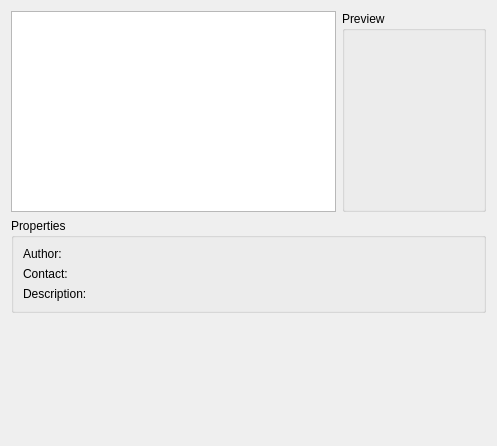
<ui version="4.0" >
 <class>KMahjonggTilesetSelector</class>
 <widget class="QWidget" name="KMahjonggTilesetSelector" >
  <property name="geometry" >
   <rect>
    <x>0</x>
    <y>0</y>
    <width>497</width>
    <height>446</height>
   </rect>
  </property>
  <property name="maximumSize" >
   <size>
    <width>800</width>
    <height>600</height>
   </size>
  </property>
  <layout class="QVBoxLayout" >
   <item>
    <layout class="QHBoxLayout" >
     <item>
      <widget class="QListWidget" name="tilesetList" >
       <property name="minimumSize" >
        <size>
         <width>120</width>
         <height>0</height>
        </size>
       </property>
      </widget>
     </item>
     <item>
      <widget class="QGroupBox" name="groupBox_2" >
       <property name="title" >
        <string>Preview</string>
       </property>
       <layout class="QVBoxLayout" >
        <item>
         <widget class="QLabel" name="tilesetPreview" >
          <property name="sizePolicy" >
           <sizepolicy>
            <hsizetype>5</hsizetype>
            <vsizetype>5</vsizetype>
            <horstretch>0</horstretch>
            <verstretch>0</verstretch>
           </sizepolicy>
          </property>
          <property name="minimumSize" >
           <size>
            <width>120</width>
            <height>160</height>
           </size>
          </property>
         </widget>
        </item>
       </layout>
      </widget>
     </item>
    </layout>
   </item>
   <item>
    <widget class="QGroupBox" name="groupBox" >
     <property name="title" >
      <string>Properties</string>
     </property>
     <layout class="QFormLayout" name="formLayout">
      <item row="0" column="0">
       <widget class="QLabel" name="labelAuthor" >
        <property name="text" >
         <string>Author:</string>
        </property>
       </widget>
      </item>
      <item row="0" column="1">
       <widget class="QLabel" name="tilesetAuthor"/>
      </item>
      <item row="1" column="0">
       <widget class="QLabel" name="labelContact" >
        <property name="text" >
         <string>Contact:</string>
        </property>
       </widget>
      </item>
      <item row="1" column="1">
       <widget class="QLabel" name="tilesetContact"/>
      </item>
      <item row="2" column="0">
       <widget class="QLabel" name="labelDescription" >
        <property name="text" >
         <string>Description:</string>
        </property>
       </widget>
      </item>
      <item row="2" column="1">
       <widget class="QLabel" name="tilesetDescription"/>
      </item>
     </layout>
    </widget>
   </item>
   <item>
    <widget class="QLineEdit" name="kcfg_TileSet" >
     <property name="enabled" >
      <bool>false</bool>
     </property>
     <property name="frame" >
      <bool>false</bool>
     </property>
     <property name="readOnly" >
      <bool>false</bool>
     </property>
    </widget>
   </item>
   <item>
    <spacer>
     <property name="orientation" >
      <enum>Qt::Vertical</enum>
     </property>
     <property name="sizeHint" >
      <size>
       <width>20</width>
       <height>40</height>
      </size>
     </property>
    </spacer>
   </item>
  </layout>
 </widget>
 <resources/>
 <connections/>
</ui>
